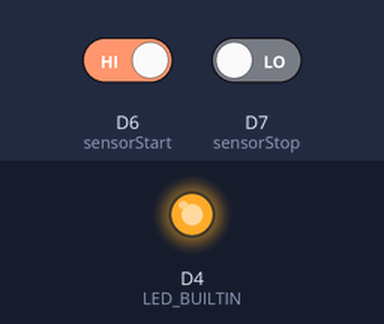
This sketch was run on a simulated ESP8266 (NodeMCU). Parts: output pins drawn as LEDs (lit = HIGH, except the on-board LED, lit = LOW). Inputs (shaded band) come from the test bench; at power-on: D6 (sensorStart) HIGH, D7 (sensorStop) LOW. WiFi joins after 1.5 s; servers stay silent unless stated; what the sketch prints to the serial monitor is not drawn.

Above: at 2.7 s.
2.8 s: D6 (sensorStart) driven LOW
At 3.2 s:
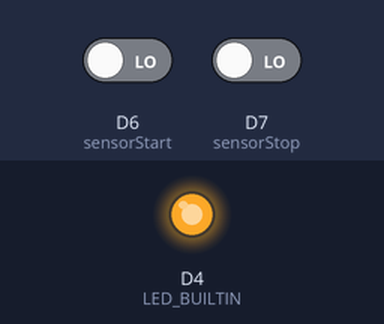
4.3 s: D7 (sensorStop) driven HIGH
At 5.5 s:
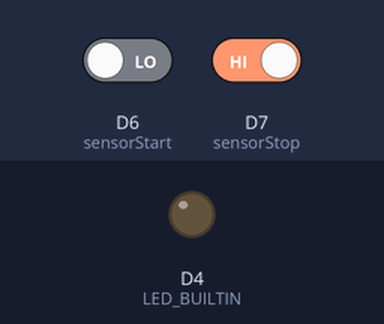
Timing chart, 0 to 7.3 s (numbered marks = the images above; inputs shaded):
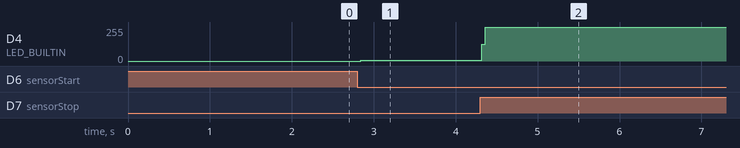

The sketch:

Firebase_conect.ino
```cpp
//Supreme Timer Dashboard

#include <ESP8266WiFi.h>
#include <FirebaseArduino.h>

//AIzaSyAbvdZwPhaA2tCtHV10GGHqLVhg4Lqi1GE
//EYrotbmNwLmQzouQg5ro3C8mR3HF7JqB1eeDEFuw
// Set these to run example.
#define FIREBASE_HOST "thaisupremerobot.firebaseio.com"
#define FIREBASE_AUTH "EYrotbmNwLmQzouQg5ro3C8mR3HF7JqB1eeDEFuw"
#define WIFI_SSID "peeraphon"
#define WIFI_PASSWORD "0981545067"

#define INTERVAL 1000

#define ON  0
#define OFF 1

// Timer variable
int mm = 0;
int ss = 0;
int ms = 0;
bool flagStart = 0;
String timeString = "";
String mStr = "";
String sStr = "";

unsigned long previousMillis = 0;

//Sensor Pin
int sensorStart = D6;
int sensorStop  = D7;

void setup() {
  Serial.begin(9600);

  //Set pinMode
  pinMode(sensorStart, INPUT);
  pinMode(sensorStop, INPUT);
  pinMode(LED_BUILTIN, OUTPUT);

  // connect to wifi.
  WiFi.begin(WIFI_SSID, WIFI_PASSWORD);
  Serial.print("connecting");
  while (WiFi.status() != WL_CONNECTED) {
    Serial.print(".");
    delay(500);
  }

  Serial.println();
  Serial.print("connected: ");
  Serial.println(WiFi.localIP());

  Firebase.begin(FIREBASE_HOST, FIREBASE_AUTH);
}

void setTimeString(){
  if(mm < 10) {mStr = "0" + String(mm);}
  if(mm >= 10) {mStr = String(mm);}
  if(ss < 10) {sStr = "0" + String(ss);}
  if(ss >= 10) {sStr = String(ss);}
  timeString = mStr + ":" + sStr;
}

void loop() {

    if(flagStart == 0){
      if(digitalRead(sensorStart) == ON){
        flagStart = 1;
        digitalWrite(LED_BUILTIN, HIGH);
      }
    }

    if(flagStart == 1){
      if(digitalRead(sensorStop) == OFF){
        //Timer On
        unsigned long currentMillis = millis();
        if(currentMillis - previousMillis <= INTERVAL){
          ms++;
        }
        else{
          ms=0;
          previousMillis = currentMillis;
          if(++ss > 59){
            ss = 0;
            mm++;
            if(mm > 59){
              mm = 0;
            }
          }

          //Update time to Firebase
          setTimeString();
          Firebase.setString("timer1", timeString);
        }
      }
      else if(digitalRead(sensorStop) == ON){
        flagStart = 0;
        mm = ss = ms = 0;
        timeString="";
        digitalWrite(LED_BUILTIN, LOW);
      }
    }
}
```

Measured:
- after the input at 2.8 s, D4 (LED_BUILTIN): 0/255 → 7/255 at once
- after the input at 4.3 s, D4 (LED_BUILTIN): 7/255 → 255/255 at once
